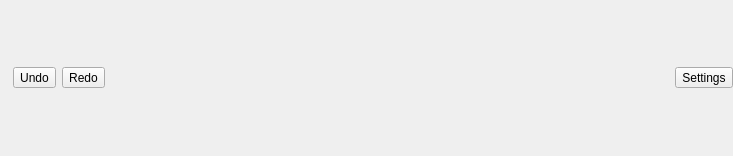
<?xml version="1.0" encoding="UTF-8"?>
<ui version="4.0">
 <class>NavigationWidget</class>
 <widget class="QWidget" name="NavigationWidget">
  <property name="geometry">
   <rect>
    <x>0</x>
    <y>0</y>
    <width>733</width>
    <height>156</height>
   </rect>
  </property>
  <property name="windowTitle">
   <string>NavigationWidget</string>
  </property>
  <layout class="QHBoxLayout" name="horizontalLayout">
   <property name="leftMargin">
    <number>0</number>
   </property>
   <property name="topMargin">
    <number>0</number>
   </property>
   <property name="rightMargin">
    <number>0</number>
   </property>
   <property name="bottomMargin">
    <number>0</number>
   </property>
   <item>
    <widget class="QLabel" name="logoImageLabel">
     <property name="text">
      <string/>
     </property>
    </widget>
   </item>
   <item>
    <widget class="QToolButton" name="undoButton">
     <property name="text">
      <string>Undo</string>
     </property>
    </widget>
   </item>
   <item>
    <widget class="QToolButton" name="redoButton">
     <property name="text">
      <string>Redo</string>
     </property>
    </widget>
   </item>
   <item>
    <spacer name="horizontalSpacer">
     <property name="orientation">
      <enum>Qt::Horizontal</enum>
     </property>
     <property name="sizeHint" stdset="0">
      <size>
       <width>40</width>
       <height>20</height>
      </size>
     </property>
    </spacer>
   </item>
   <item>
    <widget class="QToolButton" name="settingsButton">
     <property name="text">
      <string>Settings</string>
     </property>
    </widget>
   </item>
  </layout>
 </widget>
 <layoutdefault spacing="6" margin="11"/>
 <resources/>
 <connections/>
</ui>
